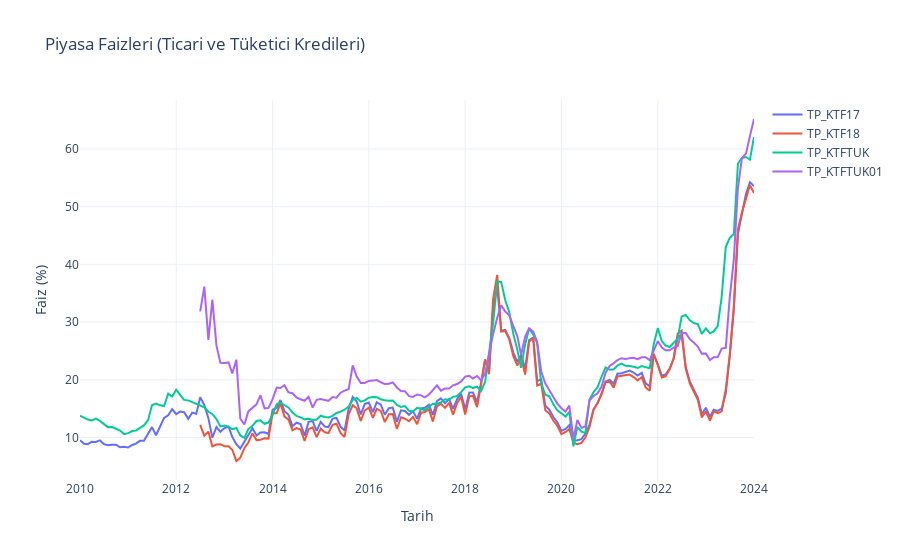

The notebook cell this image was saved under:
### Code cell
fig = go.Figure()

for col in ["TP_KTF17", "TP_KTF18", "TP_KTFTUK", "TP_KTFTUK01"]:
    fig.add_trace(go.Scatter(
        x=faizler_monthly["Date"], 
        y=faizler_monthly[col], 
        mode="lines", 
        name=col
    ))

fig.update_layout(
    title="Piyasa Faizleri (Ticari ve Tüketici Kredileri)",
    xaxis_title="Tarih",
    yaxis_title="Faiz (%)",
    hovermode="x unified",
    template="plotly_white"
)

fig.show()

### Figure 1 — Plotly figure (JSON) as saved in the notebook; plotly's stock layout.template omitted (floating-point values rounded to 4 significant figures; data arrays with more than 128 entries replaced by an {"elided": "..."} marker saying what was removed)
{"data": [{"mode": "lines", "name": "TP_KTF17", "type": "scatter", "x": {"elided": "169 str values"}, "y": {"elided": "169 float values"}}, {"mode": "lines", "name": "TP_KTF18", "type": "scatter", "x": {"elided": "169 str values"}, "y": {"elided": "169 float values"}}, {"mode": "lines", "name": "TP_KTFTUK", "type": "scatter", "x": {"elided": "169 str values"}, "y": {"elided": "169 float values"}}, {"mode": "lines", "name": "TP_KTFTUK01", "type": "scatter", "x": {"elided": "169 str values"}, "y": {"elided": "169 float values"}}], "layout": {"hovermode": "x unified", "title": {"text": "Piyasa Faizleri (Ticari ve Tüketici Kredileri)"}, "xaxis": {"title": {"text": "Tarih"}}, "yaxis": {"title": {"text": "Faiz (%)"}}}}
